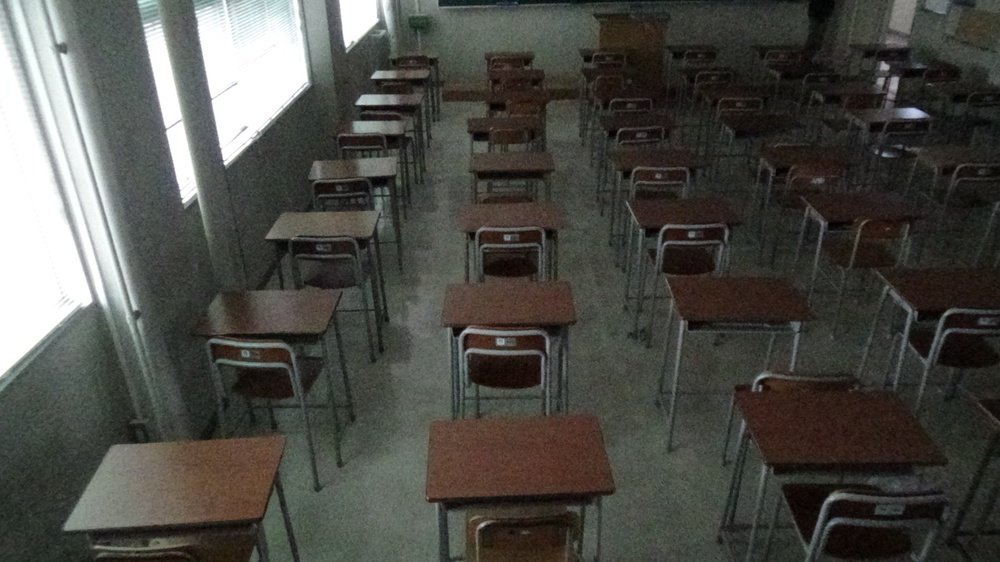
#> input picture ImageAnalysis/item/DSC00246.JPG, 1000 x 562 px, shrunk from 1920 x 1080 before the run
$ python Adj_light.py
#> lines starting #> are read from the running program, lines starting #| are printed output that depends on the picture
import cv2
import numpy as np


if __name__=='__main__':
    img_src = cv2.imread("./item/DSC00246.JPG",1)
#> img_src is the input picture: shape (562, 1000, 3); mean B, G, R 70.8, 76, 76.3
    #基準
    img_adj = cv2.imread("./item/sample.JPG",1)
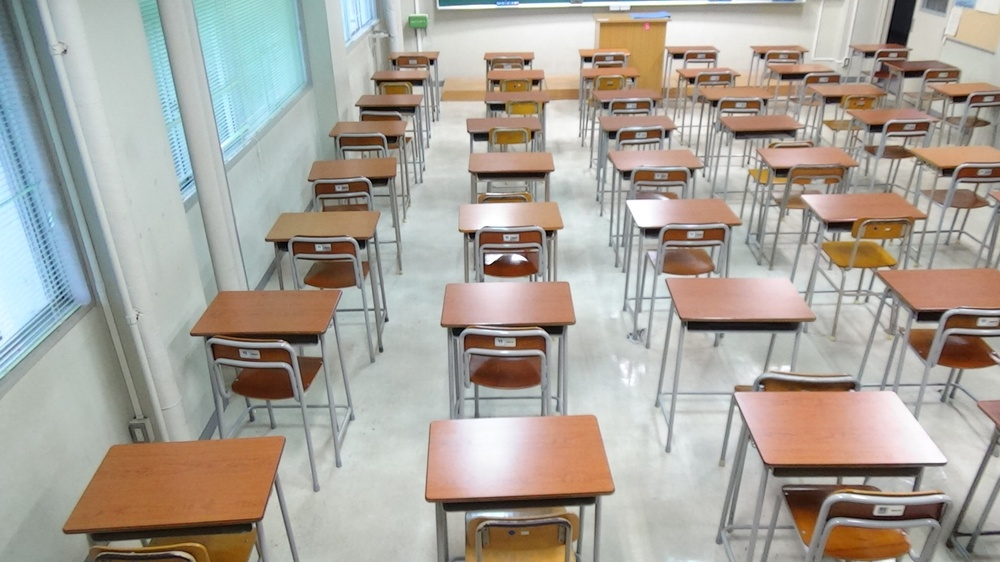
#> input picture ImageAnalysis/item/sample.JPG, 1000 x 562 px, shrunk from 1920 x 1080 before the run
#> img_adj is the input picture: shape (562, 1000, 3); mean B, G, R 154.8, 163.3, 168.7

    ave1 = np.average(img_src)
#> ave1 = 74.38
    ave2 = np.average(img_adj)
#> ave2 = 162.3


    gamma = (ave2/ave1)*1.5
#> gamma = 3.27
    look_up_table = np.ones((256,1), dtype='uint8')*0

    for i in range(256):
        look_up_table[i][0]=255*pow(float(i)/255, 1.0/abs(gamma))
#> after the loop, look_up_table = 256 values from 0 to 255

    #変換
    img_gamma = cv2.LUT(img_src, look_up_table)
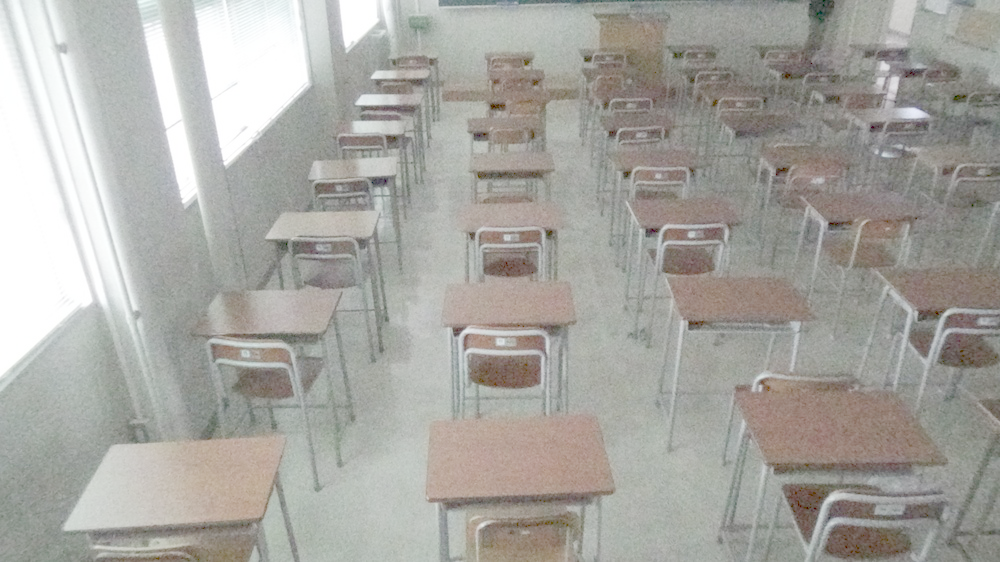
#> img_gamma: shape (562, 1000, 3); mean B, G, R 161.5, 166.7, 168
    #output
    cv2.imshow("Show window",img_gamma)
    cv2.waitKey(0)
    cv2.destroyAllWindows()
